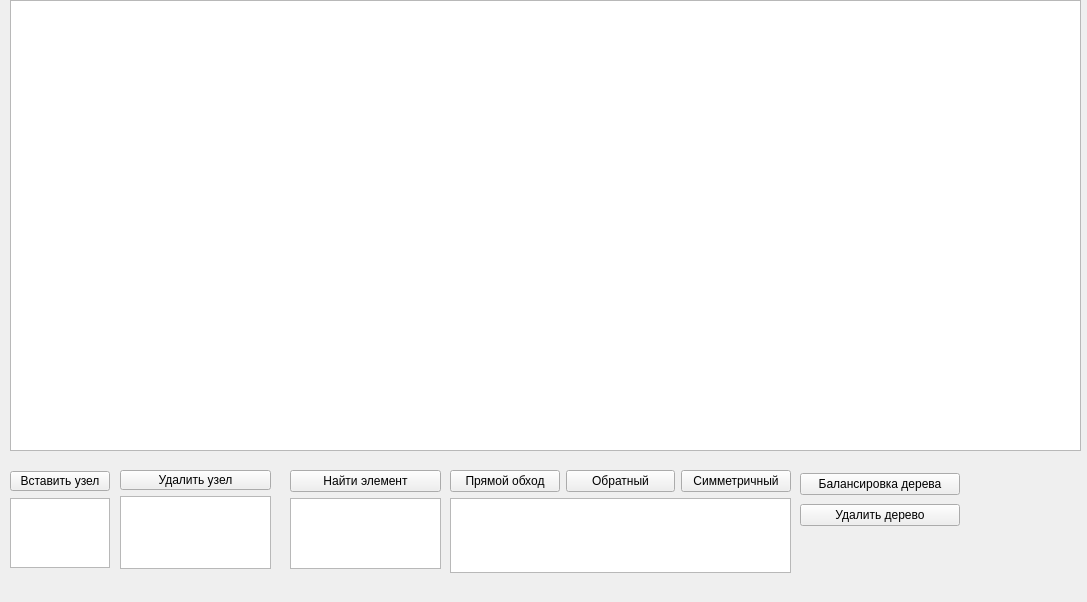
<?xml version="1.0" encoding="UTF-8"?>
<ui version="4.0">
 <class>MainWindow</class>
 <widget class="QMainWindow" name="MainWindow">
  <property name="geometry">
   <rect>
    <x>0</x>
    <y>0</y>
    <width>1087</width>
    <height>602</height>
   </rect>
  </property>
  <property name="sizePolicy">
   <sizepolicy hsizetype="Minimum" vsizetype="Minimum">
    <horstretch>0</horstretch>
    <verstretch>0</verstretch>
   </sizepolicy>
  </property>
  <property name="windowTitle">
   <string>MainWindow</string>
  </property>
  <widget class="QWidget" name="centralwidget">
   <widget class="QGraphicsView" name="graphicsView">
    <property name="geometry">
     <rect>
      <x>10</x>
      <y>0</y>
      <width>1071</width>
      <height>451</height>
     </rect>
    </property>
    <property name="sizePolicy">
     <sizepolicy hsizetype="Expanding" vsizetype="Expanding">
      <horstretch>0</horstretch>
      <verstretch>0</verstretch>
     </sizepolicy>
    </property>
   </widget>
   <widget class="QWidget" name="verticalLayoutWidget">
    <property name="geometry">
     <rect>
      <x>10</x>
      <y>470</y>
      <width>101</width>
      <height>101</height>
     </rect>
    </property>
    <property name="sizePolicy">
     <sizepolicy hsizetype="Preferred" vsizetype="Minimum">
      <horstretch>0</horstretch>
      <verstretch>0</verstretch>
     </sizepolicy>
    </property>
    <layout class="QVBoxLayout" name="verticalLayout">
     <item>
      <widget class="QPushButton" name="insert_btn">
       <property name="sizePolicy">
        <sizepolicy hsizetype="Minimum" vsizetype="Minimum">
         <horstretch>0</horstretch>
         <verstretch>0</verstretch>
        </sizepolicy>
       </property>
       <property name="maximumSize">
        <size>
         <width>100</width>
         <height>20</height>
        </size>
       </property>
       <property name="text">
        <string>Вставить узел</string>
       </property>
      </widget>
     </item>
     <item>
      <widget class="QTextEdit" name="inser_textEdit">
       <property name="sizePolicy">
        <sizepolicy hsizetype="Expanding" vsizetype="Minimum">
         <horstretch>0</horstretch>
         <verstretch>0</verstretch>
        </sizepolicy>
       </property>
       <property name="maximumSize">
        <size>
         <width>100</width>
         <height>70</height>
        </size>
       </property>
      </widget>
     </item>
    </layout>
   </widget>
   <widget class="QWidget" name="verticalLayoutWidget_2">
    <property name="geometry">
     <rect>
      <x>120</x>
      <y>470</y>
      <width>151</width>
      <height>99</height>
     </rect>
    </property>
    <layout class="QVBoxLayout" name="verticalLayout_2">
     <item>
      <widget class="QPushButton" name="del_btn">
       <property name="maximumSize">
        <size>
         <width>16777215</width>
         <height>20</height>
        </size>
       </property>
       <property name="text">
        <string>Удалить узел</string>
       </property>
      </widget>
     </item>
     <item>
      <widget class="QTextEdit" name="del_textEdit"/>
     </item>
    </layout>
   </widget>
   <widget class="QWidget" name="verticalLayoutWidget_3">
    <property name="geometry">
     <rect>
      <x>290</x>
      <y>470</y>
      <width>151</width>
      <height>99</height>
     </rect>
    </property>
    <layout class="QVBoxLayout" name="verticalLayout_3">
     <item>
      <widget class="QPushButton" name="search_btn">
       <property name="text">
        <string>Найти элемент</string>
       </property>
      </widget>
     </item>
     <item>
      <widget class="QTextEdit" name="search_textEdit"/>
     </item>
    </layout>
   </widget>
   <widget class="QWidget" name="horizontalLayoutWidget">
    <property name="geometry">
     <rect>
      <x>450</x>
      <y>470</y>
      <width>341</width>
      <height>103</height>
     </rect>
    </property>
    <layout class="QHBoxLayout" name="horizontalLayout">
     <item>
      <layout class="QVBoxLayout" name="verticalLayout_4">
       <item>
        <layout class="QHBoxLayout" name="horizontalLayout_3">
         <item>
          <widget class="QPushButton" name="preOrder_btn">
           <property name="text">
            <string>Прямой обход</string>
           </property>
          </widget>
         </item>
         <item>
          <widget class="QPushButton" name="postOrder_btn">
           <property name="text">
            <string>Обратный</string>
           </property>
          </widget>
         </item>
         <item>
          <widget class="QPushButton" name="simOrder_btn">
           <property name="text">
            <string>Симметричный</string>
           </property>
          </widget>
         </item>
        </layout>
       </item>
       <item>
        <widget class="QTextBrowser" name="Order_result_textBrowser"/>
       </item>
      </layout>
     </item>
    </layout>
   </widget>
   <widget class="QWidget" name="verticalLayoutWidget_5">
    <property name="geometry">
     <rect>
      <x>800</x>
      <y>470</y>
      <width>160</width>
      <height>61</height>
     </rect>
    </property>
    <layout class="QVBoxLayout" name="verticalLayout_5">
     <item>
      <widget class="QPushButton" name="pushButton">
       <property name="text">
        <string>Балансировка дерева</string>
       </property>
      </widget>
     </item>
     <item>
      <widget class="QPushButton" name="del_tree_btn">
       <property name="text">
        <string>Удалить дерево</string>
       </property>
      </widget>
     </item>
    </layout>
   </widget>
   <widget class="QLabel" name="search_status_label">
    <property name="geometry">
     <rect>
      <x>290</x>
      <y>530</y>
      <width>149</width>
      <height>16</height>
     </rect>
    </property>
    <property name="text">
     <string/>
    </property>
   </widget>
  </widget>
  <widget class="QMenuBar" name="menubar">
   <property name="geometry">
    <rect>
     <x>0</x>
     <y>0</y>
     <width>1087</width>
     <height>20</height>
    </rect>
   </property>
  </widget>
 </widget>
 <resources/>
 <connections/>
</ui>
